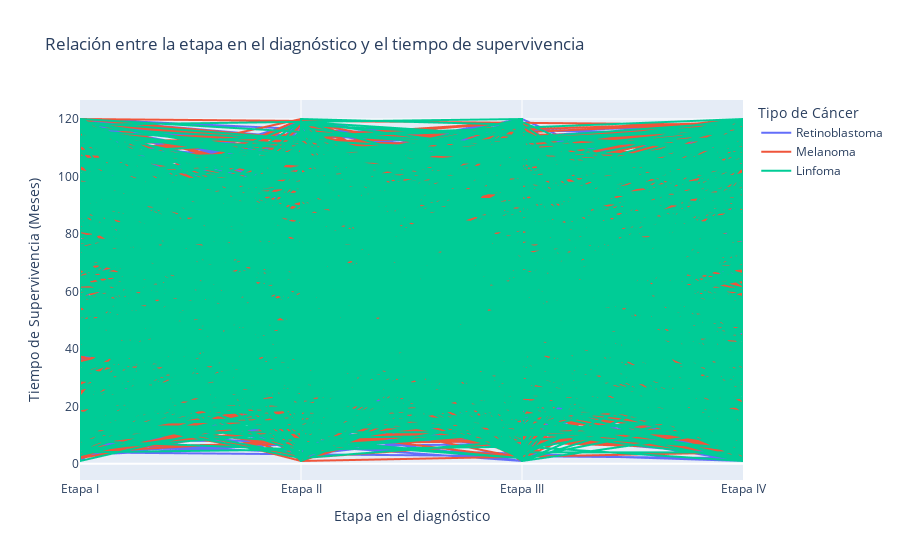

Write notebook code for a chart like this one.
### Code cell
#Evaluar la influencia del estadio en el diagnóstico sobre la supervivencia y el estado del paciente.

#grafica de lineas para visualizar la relación entre la etapa en el diagnóstico y el tiempo de supervivencia.
fig = px.line(df, x="Etapa en el diagnóstico", y="Tiempo de Supervivencia Meses", color="Tipo de Cáncer",
              labels={"Etapa en el diagnóstico": "Etapa en el diagnóstico", "Tiempo de Supervivencia Meses": "Tiempo de Supervivencia (Meses)"},
              category_orders={"Etapa en el diagnóstico": ["Etapa I", "Etapa II", "Etapa III", "Etapa IV"]},
              color_discrete_sequence=px.colors.qualitative.Plotly,
              title="Relación entre la etapa en el diagnóstico y el tiempo de supervivencia")
fig.show()

### Figure 1 — Plotly figure (JSON) as saved in the notebook; plotly's stock layout.template omitted (floating-point values rounded to 4 significant figures; data arrays with more than 128 entries replaced by an {"elided": "..."} marker saying what was removed)
{"data": [{"hovertemplate": "Tipo de Cáncer=Retinoblastoma<br>Etapa en el diagnóstico=%{x}<br>Tiempo de Supervivencia (Meses)=%{y}<extra></extra>", "legendgroup": "Retinoblastoma", "line": {"color": "#636EFA", "dash": "solid"}, "marker": {"symbol": "circle"}, "mode": "lines", "name": "Retinoblastoma", "showlegend": true, "type": "scattergl", "x": {"elided": "1672 str values"}, "xaxis": "x", "y": {"elided": "1672 int values"}, "yaxis": "y"}, {"hovertemplate": "Tipo de Cáncer=Melanoma<br>Etapa en el diagnóstico=%{x}<br>Tiempo de Supervivencia (Meses)=%{y}<extra></extra>", "legendgroup": "Melanoma", "line": {"color": "#EF553B", "dash": "solid"}, "marker": {"symbol": "circle"}, "mode": "lines", "name": "Melanoma", "showlegend": true, "type": "scattergl", "x": {"elided": "1691 str values"}, "xaxis": "x", "y": {"elided": "1691 int values"}, "yaxis": "y"}, {"hovertemplate": "Tipo de Cáncer=Linfoma<br>Etapa en el diagnóstico=%{x}<br>Tiempo de Supervivencia (Meses)=%{y}<extra></extra>", "legendgroup": "Linfoma", "line": {"color": "#00CC96", "dash": "solid"}, "marker": {"symbol": "circle"}, "mode": "lines", "name": "Linfoma", "showlegend": true, "type": "scattergl", "x": {"elided": "1637 str values"}, "xaxis": "x", "y": {"elided": "1637 int values"}, "yaxis": "y"}], "layout": {"legend": {"title": {"text": "Tipo de Cáncer"}, "tracegroupgap": 0}, "title": {"text": "Relación entre la etapa en el diagnóstico y el tiempo de supervivencia"}, "xaxis": {"anchor": "y", "categoryarray": ["Etapa I", "Etapa II", "Etapa III", "Etapa IV"], "categoryorder": "array", "domain": [0, 1], "title": {"text": "Etapa en el diagnóstico"}}, "yaxis": {"anchor": "x", "domain": [0, 1], "title": {"text": "Tiempo de Supervivencia (Meses)"}}}}
